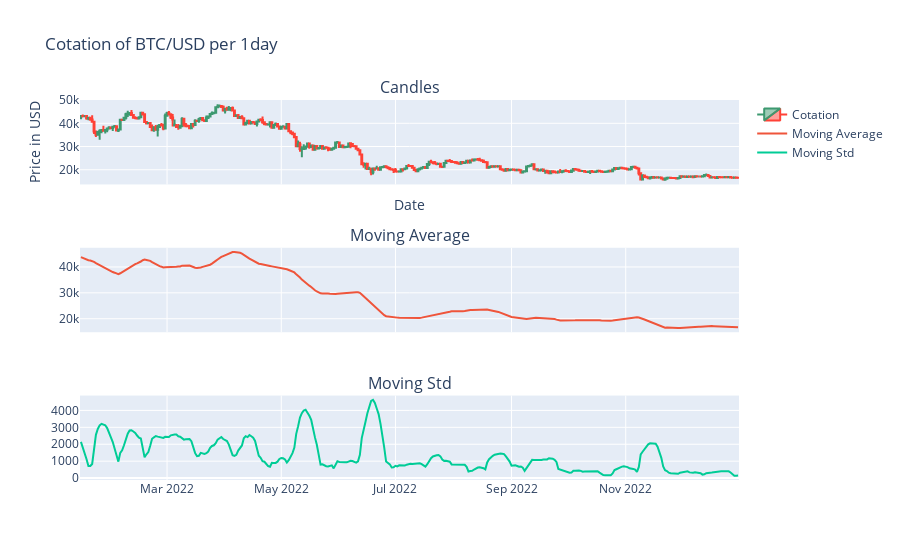

The notebook cell saved with this chart:
### Code cell
#We can visualize the data along with its moving statistics. A  stationnary time series must have these features constants in time #


def arima_viz_with_indicator(data, symbol, interval) :

    fig = make_subplots(rows=3, cols=1, shared_xaxes=True, subplot_titles=['Candles', 'Moving Average', 'Moving Std'])
    candle = go.Candlestick(x=data['datetime'],
                                        open=data['open'],
                                        high=data['high'],
                                        low=data['low'],
                                        close=data['close'], 
                                        name = "Cotation")

    fig.add_trace(candle, row=1, col =1)


    ma_trace=go.Scatter(x=data['datetime'], y=data['ma'], mode='lines', name="Moving Average", yaxis='y2')

    fig.add_trace(ma_trace, row=2, col=1)

    mstd_trace=go.Scatter(x=data['datetime'], y=data['mstd'], mode='lines', name="Moving Std", yaxis='y3')

    fig.add_trace(mstd_trace, row=3, col=1)

    
    fig.update_layout(title='Cotation of ' + str(symbol) + ' per ' + str(interval) ,
                  xaxis_title='Date',
                  yaxis_title='Price in USD',
                  xaxis_rangeslider_visible=False)



    fig.show()

arima_viz_with_indicator(data,symbol, interval)

### Figure 1 — Plotly figure (JSON) as saved in the notebook; plotly's stock layout.template omitted (floating-point values rounded to 4 significant figures; data arrays with more than 128 entries replaced by an {"elided": "..."} marker saying what was removed)
{"data": [{"close": {"elided": "352 float values"}, "high": {"elided": "352 float values"}, "low": {"elided": "352 float values"}, "name": "Cotation", "open": {"elided": "352 float values"}, "type": "candlestick", "x": {"elided": "352 str values"}, "xaxis": "x", "yaxis": "y"}, {"mode": "lines", "name": "Moving Average", "type": "scatter", "x": {"elided": "352 str values"}, "xaxis": "x2", "y": {"elided": "352 float values"}, "yaxis": "y2"}, {"mode": "lines", "name": "Moving Std", "type": "scatter", "x": {"elided": "352 str values"}, "xaxis": "x3", "y": {"elided": "352 float values"}, "yaxis": "y3"}], "layout": {"annotations": [{"font": {"size": 16}, "showarrow": false, "text": "Candles", "x": 0.5, "xanchor": "center", "xref": "paper", "y": 1, "yanchor": "bottom", "yref": "paper"}, {"font": {"size": 16}, "showarrow": false, "text": "Moving Average", "x": 0.5, "xanchor": "center", "xref": "paper", "y": 0.6111, "yanchor": "bottom", "yref": "paper"}, {"font": {"size": 16}, "showarrow": false, "text": "Moving Std", "x": 0.5, "xanchor": "center", "xref": "paper", "y": 0.2222, "yanchor": "bottom", "yref": "paper"}], "title": {"text": "Cotation of BTC/USD per 1day"}, "xaxis": {"anchor": "y", "domain": [0, 1], "matches": "x3", "rangeslider": {"visible": false}, "showticklabels": false, "title": {"text": "Date"}}, "xaxis2": {"anchor": "y2", "domain": [0, 1], "matches": "x3", "showticklabels": false}, "xaxis3": {"anchor": "y3", "domain": [0, 1]}, "yaxis": {"anchor": "x", "domain": [0.7778, 1], "title": {"text": "Price in USD"}}, "yaxis2": {"anchor": "x2", "domain": [0.3889, 0.6111]}, "yaxis3": {"anchor": "x3", "domain": [0, 0.2222]}}}
